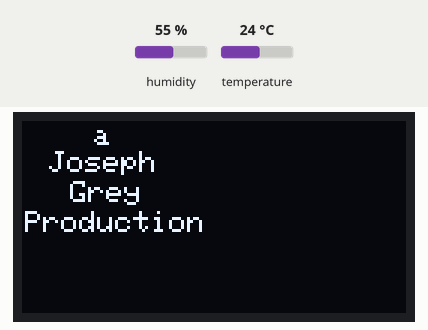
Simulated run of this sketch. Board: ESP8266 (Wemos D1 mini). On the bench: 128×64 one-colour display. Inputs (shaded band) come from the test bench; at power-on: humidity 55 %, temperature 24 °C. What the sketch prints to the serial monitor is not drawn.

Above: at 1.1 s.
At 4.2 s:
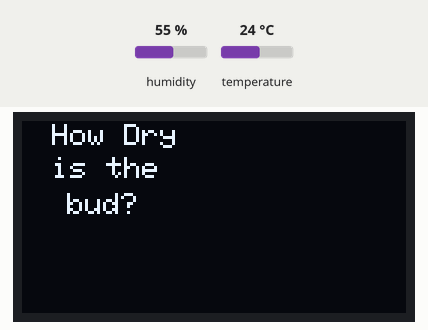
4.3 s: humidity set to 22 %
At 14.1 s:
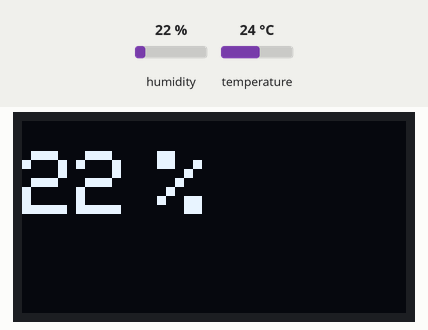
14.6 s: humidity set to 40 %
At 22.2 s:
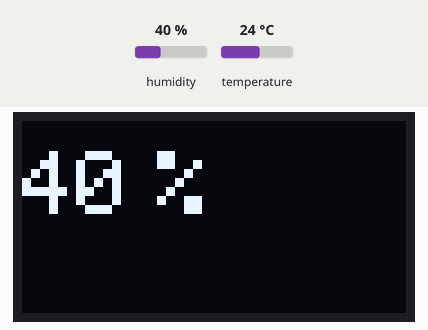
28.4 s: humidity set to 68 %
At 38.6 s:
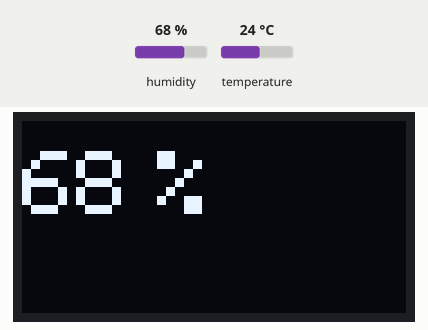
Timing chart, 0 to 40.1 s (numbered marks = the images above; inputs shaded):
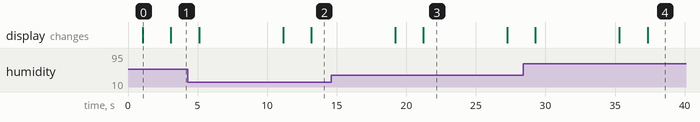

Measured:
- after the input at 4.3 s, the display: first differs from a run without the input after 8.9 s (image 2)
- after the input at 14.6 s, the display: first differs from a run without the input after 6.6 s (image 3)
- after the input at 28.4 s, the display: first differs from a run without the input after 8.9 s (image 4)
- what the display in image 0 shows lasts 2.0 s, from 1.1 s to 3.1 s
- what the display in image 3 shows lasts 6.1 s, from 21.2 s to 27.3 s

The sketch:

MasonJarHumidity.ino
```cpp
// (licence header left out)
#include <SPI.h>
#include <Wire.h>
#include <Adafruit_GFX.h>
#include "Adafruit_SSD1306.h"
#include <DHT.h>                         // Include DHT library code

//0x31
#define OLED_RESET 0  // GPIO0
Adafruit_SSD1306 oled(OLED_RESET);

#define DHTPIN  D5                    // DHT11 data pin is connected to ESP8266 GPIO14 (NodeMCU D5)
#define DHTTYPE DHT22                 // DHT11 sensor is used
DHT dht(DHTPIN, DHTTYPE);             // Configure DHT library

float tempInCelcius;
float tempInFarenheit;
int humidity;

void setup(void)
{

  Serial.begin(9600);
  delay(1000);

  dht.begin();                // Initialize the DHT library

  // initialize and clear display
  oled.begin(SSD1306_SWITCHCAPVCC, 0x3C);

  oled.clearDisplay();
  oled.setTextSize(1);
  oled.setTextColor(WHITE);     // text color
  oled.setCursor(24,1);
  oled.print("a");
  oled.setCursor(9,10);
  oled.print("Joseph");
  oled.setCursor(16,20);
  oled.print("Grey");
  oled.setCursor(1,30);
  oled.print("Production");
  oled.display();
   delay(2000);
}

void loop()
{

  tempInCelcius=dht.readTemperature();
  humidity=round(dht.readHumidity());
  tempInFarenheit=tempInCelcius*9/5+32;

  Serial.print("Humidity = ");
  Serial.print(humidity);
  Serial.print("%");
  Serial.print(" Tempreture = ");
  Serial.print(tempInFarenheit);
  Serial.println("F");

    //display.setTextSize(2);
  oled.clearDisplay();
  oled.setTextSize(1);          // text size
  oled.setTextColor(WHITE);     // text color
  oled.setCursor(10, 1);        // position to display
  oled.print("How Dry");
  oled.setCursor(10,12);
  oled.print("is the ");
  oled.setCursor(15,24);
  oled.print("bud?");
  oled.display();

  delay(2000);

  oled.clearDisplay();
  oled.setTextSize(3);
  oled.setCursor(0, 10);
  oled.print(humidity);
  oled.setCursor(45, 10);
  oled.print("%");
  oled.display();

  delay(6000);

}
```
